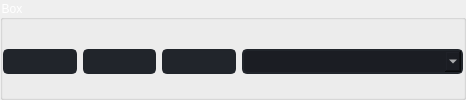
              <widget class="QGroupBox" name="groupBox_2">
               <property name="styleSheet">
                <string notr="true">font: 75 12pt &quot;MS Shell Dlg 2&quot;;
color: rgb(255, 255, 255);


border-top-color: rgb(255, 170, 127);</string>
               </property>
               <property name="title">
                <string>Box</string>
               </property>
               <property name="flat">
                <bool>true</bool>
               </property>
               <layout class="QHBoxLayout" name="horizontalLayout_21">
                <property name="spacing">
                 <number>0</number>
                </property>
                <property name="leftMargin">
                 <number>0</number>
                </property>
                <property name="topMargin">
                 <number>6</number>
                </property>
                <property name="rightMargin">
                 <number>0</number>
                </property>
                <property name="bottomMargin">
                 <number>0</number>
                </property>
                <item>
                 <layout class="QHBoxLayout" name="horizontalLayout_15" stretch="1,1,1,3">
                  <property name="spacing">
                   <number>6</number>
                  </property>
                  <item>
                   <widget class="QLineEdit" name="lineEdit_4">
                    <property name="minimumSize">
                     <size>
                      <width>35</width>
                      <height>25</height>
                     </size>
                    </property>
                    <property name="maximumSize">
                     <size>
                      <width>16777215</width>
                      <height>25</height>
                     </size>
                    </property>
                    <property name="styleSheet">
                     <string notr="true">QLineEdit {
	background-color: rgb(33, 37, 43);
	border-radius: 5px;
	border: 2px solid rgb(33, 37, 43);
	padding-left: 10px;
	selection-color: rgb(255, 255, 255);
	selection-background-color: rgb(112, 255, 16);
	color: rgb(255, 255, 255);
	padding:2px;
	font: 75 10pt &quot;MS Shell Dlg 2&quot;;
	padding-left: 10px;
}
QLineEdit:hover {
	border: 2px solid rgb(64, 71, 88);
	padding-left: 10px;
}
QLineEdit:focus {
	border: 2px solid rgb(91, 101, 124);
	padding-left: 10px;
}
</string>
                    </property>
                   </widget>
                  </item>
                  <item>
                   <widget class="QLineEdit" name="lineEdit_5">
                    <property name="minimumSize">
                     <size>
                      <width>35</width>
                      <height>25</height>
                     </size>
                    </property>
                    <property name="maximumSize">
                     <size>
                      <width>16777215</width>
                      <height>25</height>
                     </size>
                    </property>
                    <property name="styleSheet">
                     <string notr="true">QLineEdit {
	background-color: rgb(33, 37, 43);
	border-radius: 5px;
	border: 2px solid rgb(33, 37, 43);
	padding-left: 10px;
	selection-color: rgb(255, 255, 255);
	selection-background-color: rgb(112, 255, 16);
	color: rgb(255, 255, 255);
	padding:2px;
	font: 75 10pt &quot;MS Shell Dlg 2&quot;;
	padding-left: 10px;
}
QLineEdit:hover {
	border: 2px solid rgb(64, 71, 88);
	padding-left: 10px;
}
QLineEdit:focus {
	border: 2px solid rgb(91, 101, 124);
	padding-left: 10px;
}
</string>
                    </property>
                   </widget>
                  </item>
                  <item>
                   <widget class="QLineEdit" name="lineEdit_6">
                    <property name="minimumSize">
                     <size>
                      <width>35</width>
                      <height>25</height>
                     </size>
                    </property>
                    <property name="maximumSize">
                     <size>
                      <width>16777215</width>
                      <height>25</height>
                     </size>
                    </property>
                    <property name="styleSheet">
                     <string notr="true">QLineEdit {
	background-color: rgb(33, 37, 43);
	border-radius: 5px;
	border: 2px solid rgb(33, 37, 43);
	padding-left: 10px;
	selection-color: rgb(255, 255, 255);
	selection-background-color: rgb(112, 255, 16);
	color: rgb(255, 255, 255);
	padding:2px;
	font: 75 10pt &quot;MS Shell Dlg 2&quot;;
	padding-left: 10px;
}
QLineEdit:hover {
	border: 2px solid rgb(64, 71, 88);
	padding-left: 10px;
}
QLineEdit:focus {
	border: 2px solid rgb(91, 101, 124);
	padding-left: 10px;
}
</string>
                    </property>
                   </widget>
                  </item>
                  <item>
                   <widget class="QComboBox" name="comboBox_4">
                    <property name="sizePolicy">
                     <sizepolicy hsizetype="Preferred" vsizetype="Fixed">
                      <horstretch>0</horstretch>
                      <verstretch>0</verstretch>
                     </sizepolicy>
                    </property>
                    <property name="minimumSize">
                     <size>
                      <width>0</width>
                      <height>25</height>
                     </size>
                    </property>
                    <property name="maximumSize">
                     <size>
                      <width>16777215</width>
                      <height>25</height>
                     </size>
                    </property>
                    <property name="styleSheet">
                     <string notr="true">QComboBox{
	background-color: rgb(27, 29, 35);
	border-radius: 5px;
	border: 2px solid rgb(33, 37, 43);
	padding: 2px;
	padding-left: 10px;
	color: rgb(255, 255, 255);
	font: 75 10pt &quot;MS Shell Dlg 2&quot;;
}
QComboBox:hover{
	border: 2px solid rgb(64, 71, 88);
}
QComboBox::drop-down {
	subcontrol-origin: padding;
	subcontrol-position: top right;
	width: 25px; 
	border-left-width: 3px;
	border-left-color: rgba(39, 44, 54, 150);
	border-left-style: solid;
	border-top-right-radius: 3px;
	border-bottom-right-radius: 3px;	
	background-position: center;
	background-image: url(:/icons/images/icons/cil-arrow-bottom.png);
	background-repeat: no-reperat;
 }
QComboBox QAbstractItemView {
	color: rgb(255, 121, 198);	
	background-color: rgb(33, 37, 43);
	padding: 10px;
	selection-background-color: rgb(39, 44, 54);
}</string>
                    </property>
                   </widget>
                  </item>
                 </layout>
                </item>
               </layout>
              </widget>
